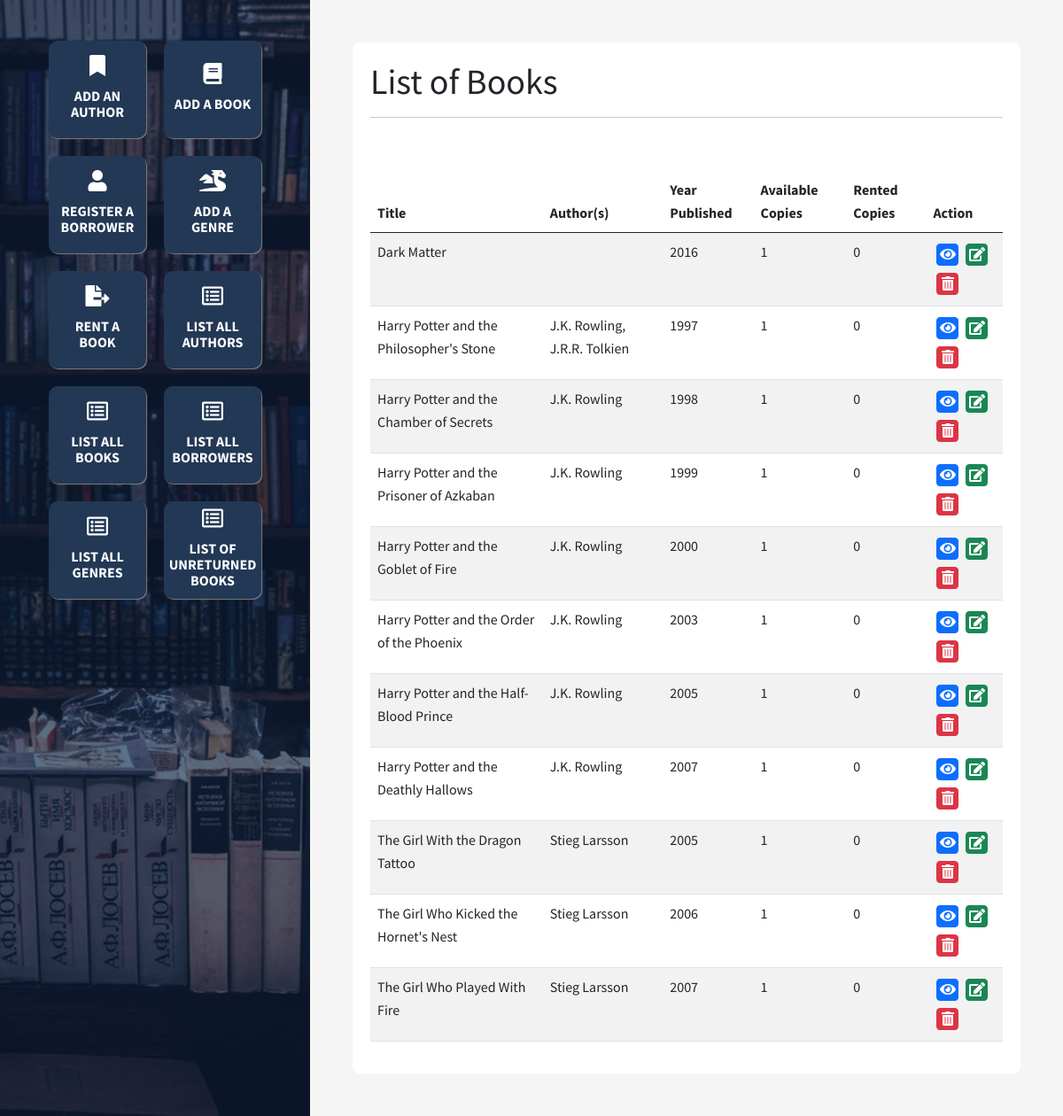
Before: /list/books.php with the older database file.
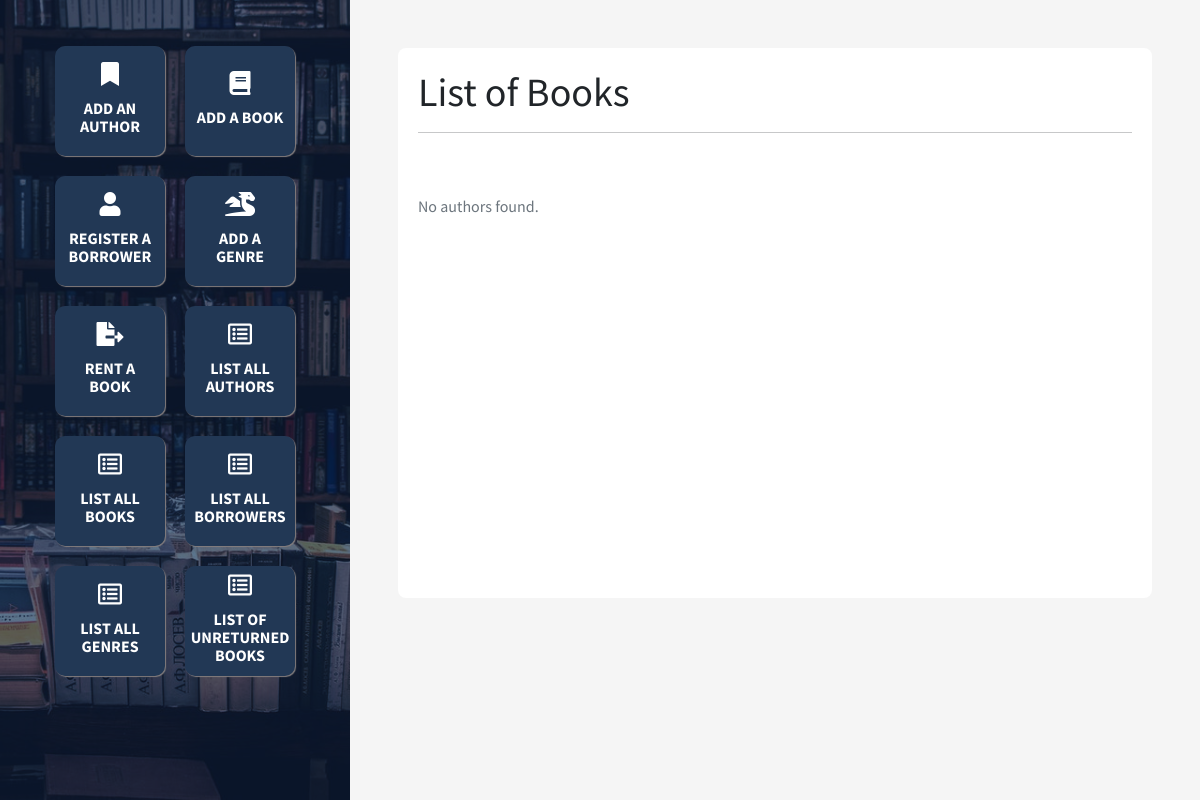
After: the same page with the newer database file.
### tables this page shows
create table BOOK(
    id int unsigned not null auto_increment,
    title varchar(100) not null,
    pubYear smallint unsigned,
    amount tinyint unsigned default 0,
    primary key (id)
);

### list/books.php (the view, shortened to what this page needs)
<?php
    include '../config.php';
    include '../head.php';
    include '../footer.php';
?>
<div class="right p-5">
    <main>
        <h1>List of Books</h1>
        <hr>
        <?php
            $sql = 'select BOOK.id,
                           BOOK.title,
                           group_concat(concat(AUTHOR.fName," ",AUTHOR.lName)) as authorNames,
                           BOOK.pubYear,
                           BOOK.amount
                    from BOOK
                    left join WRITES
                        on BOOK.id = WRITES.bookID
                    left join AUTHOR
                        on WRITES.authorID = AUTHOR.id
                    group by BOOK.id';
            $result = $conn->query($sql);
            if (!$result)
            {
                echo '<div class="bg-danger text-white p-3">Connection error!</div>';
                exit;
            }
            else if ($result->num_rows > 0)
            {
                echo '<table class="table table-striped">';
                echo '<thead>';
                echo '<tr>';
                echo '<th scope="col">Title</th>';
                echo '<th scope="col">Author(s)</th>';
                echo '<th scope="col">Year Published</th>';
                echo '<th scope="col">Available Copies</th>';
                echo '<th scope="col">Rented Copies</th>';
                echo '<th scope="col">Action</th>';
                echo '</tr>';
                echo '</thead>';
                echo '<tbody>';
                while($row = $result->fetch_assoc()) {
                    $amtBookRentedSql = "select count(*) as amount from RENTAL where bookID = '$row[id]'";
                    $amtBookRentedResult = $conn->query($amtBookRentedSql);
                    $amtRented =  $amtBookRentedResult->fetch_assoc()['amount'];
                    $authorSql = "select fName, lName
                                  from AUTHOR
                                  join WRITES
                                  where AUTHOR.id = WRITES.authorID and
                                        WRITES.bookID = '$row[id]'";
                    $authorResult = $conn->query($authorSql);
                    $authors = [];
                    while ($authorRow = $authorResult->fetch_assoc()) {
                        array_push($authors, $authorRow['fName'].' '.$authorRow['lName']);
                    }
                    $authors = implode(', ', $authors);
                    echo '<tr>';
                    echo '<td class="col">'.$row['title'].'</td>';
                    echo '<td class="col">'.$authors.'</td>';
                    echo '<td class="col">'.$row['pubYear'].'</td>';
                    echo '<td class="col">'.$row['amount'].'</td>';
                    echo '<td class="col">'.$amtRented.'</td>';
                    echo '<td class="col">';
                    echo '<a title="Update" class="mx-1 my-1 p-1 btn btn-primary" href="../view/book.php?id='.$row['id'].'"><i class="fas fa-eye"></i>';
                    echo '<a title="Edit" class="mx-1 my-1 p-1 btn btn-success" href="../edit/book.php?id='.$row['id'].'"><i class="fas fa-edit"></i></a>';
                    echo '<a title="Delete" class="mx-1 my-1 p-1 btn btn-danger" href="../delete/book.php?id='.$row['id'].'"><i class="fas fa-trash-alt"></i></a>';
                    echo '</td>';
                    echo '</tr>';
                }
                echo '</tbody>';
                echo '</table>';
            }
            else
            {
                echo '<div class="text-muted">No authors found.</div>';
            }
        ?>
    </main>
</div>

Changed rows visible on the page:
removed book: title "Dark Matter", pubYear "2016", amount "1", amtRented "0"
removed book: title "Harry Potter and the Philosopher's Stone", authors "J.K. Rowling, J.R.R. Tolkien", pubYear "1997", amount "1", amtRented "0"
removed book: title "Harry Potter and the Chamber of Secrets", authors "J.K. Rowling", pubYear "1998", amount "1", amtRented "0"
removed book: title "Harry Potter and the Prisoner of Azkaban", authors "J.K. Rowling", pubYear "1999", amount "1", amtRented "0"
removed book: title "Harry Potter and the Goblet of Fire", authors "J.K. Rowling", pubYear "2000", amount "1", amtRented "0"
removed book: title "Harry Potter and the Order of the Phoenix", authors "J.K. Rowling", pubYear "2003", amount "1", amtRented "0"
removed book: title "Harry Potter and the Half-Blood Prince", authors "J.K. Rowling", pubYear "2005", amount "1", amtRented "0"
removed book: title "Harry Potter and the Deathly Hallows", authors "J.K. Rowling", pubYear "2007", amount "1", amtRented "0"
removed book: title "The Girl With the Dragon Tattoo", authors "Stieg Larsson", pubYear "2005", amount "1", amtRented "0"
removed book: title "The Girl Who Kicked the Hornet's Nest", authors "Stieg Larsson", pubYear "2006", amount "1", amtRented "0"
removed book: title "The Girl Who Played With Fire", authors "Stieg Larsson", pubYear "2007", amount "1", amtRented "0"
Other visible differences:
text no longer shown: "Title Author(s) Year Published Available Copies Rented Copies Action"
text now shown: "No authors found."
